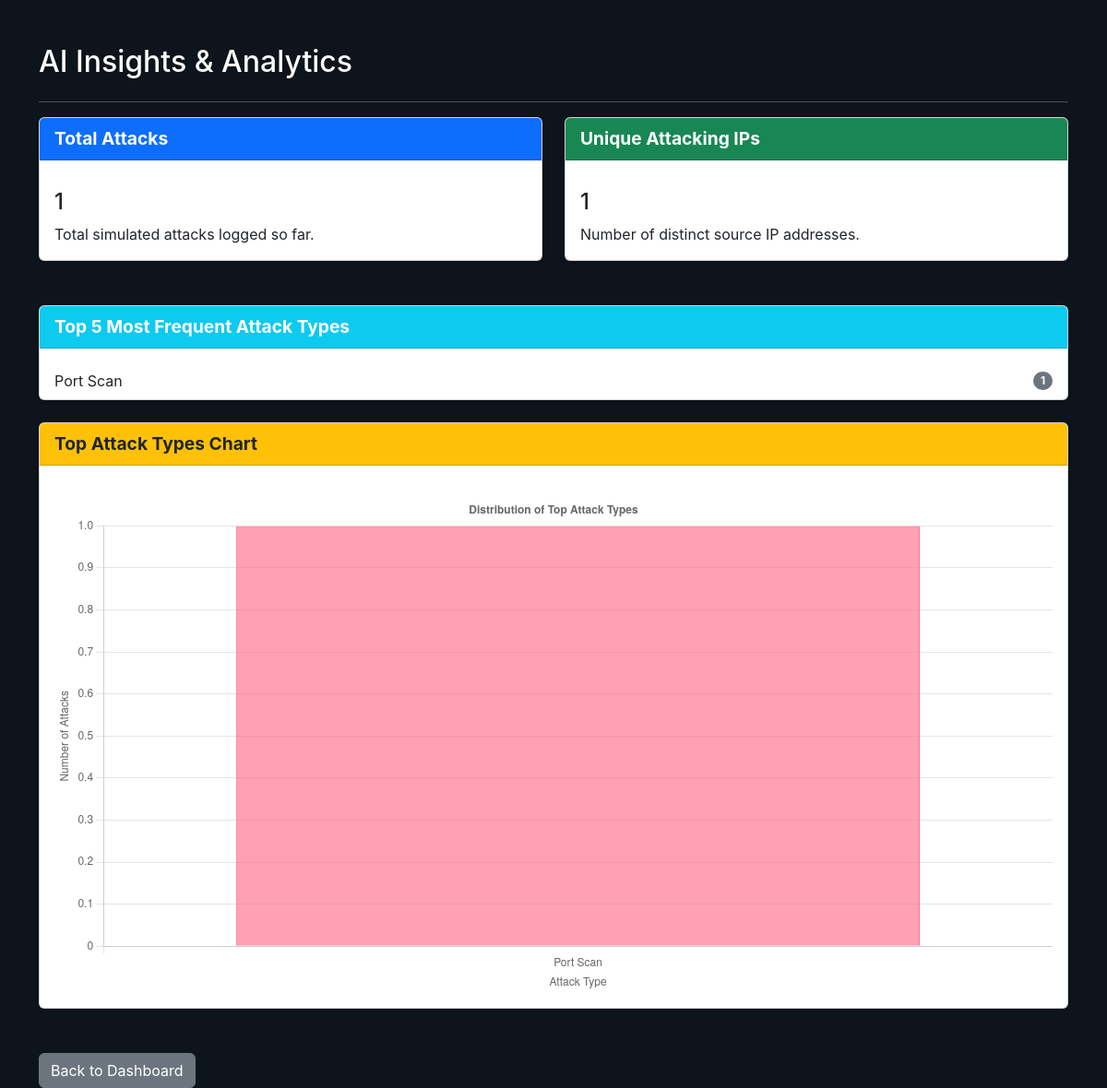
Before: /ai_panel (signed in) with the older database file.
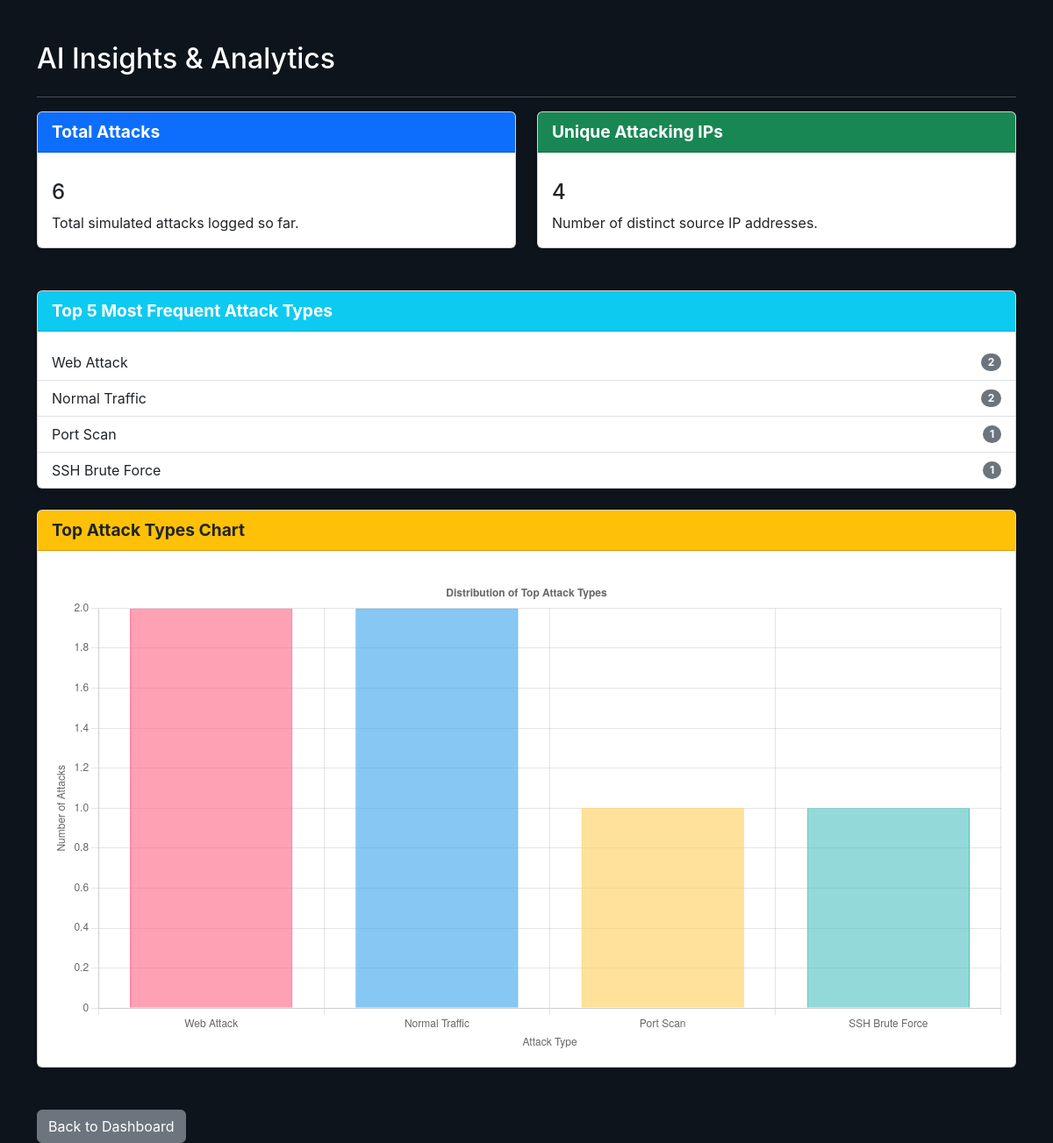
After: the same page with the newer database file.
### models.py (models this page shows, shortened)
class Attack(db.Model):
    __tablename__ = 'attacks'
    id = db.Column(db.Integer, primary_key=True)
    ip = db.Column(db.String(45), nullable=False)
    timestamp = db.Column(db.DateTime, default=datetime.utcnow)
    type = db.Column(db.String(100), nullable=False)
    payload = db.Column(db.Text)
    user_agent = db.Column(db.String(255))
    scanned_path = db.Column(db.String(255))
    honeypot_name = db.Column(db.String(100)) # Consider making this nullable=False if always required
    honeypot_type = db.Column(db.String(50)) # Consider making this nullable=False if always required
    latitude = db.Column(db.Float, nullable=True)
    longitude = db.Column(db.Float, nullable=True)
    country = db.Column(db.String(100), nullable=True)
    city = db.Column(db.String(100), nullable=True)
    honeypot_id = db.Column(db.Integer, db.ForeignKey('honeypots.id'), nullable=True) # Keep this one
    honeypot = db.relationship('Honeypot', back_populates='attacks') # Keep this one
    is_threat = db.Column(db.Boolean, nullable=False, server_default='0')
    is_anomaly = db.Column(db.Boolean, nullable=False, server_default='0')
    threat_level = db.Column(db.String(50), default="low")
    threat_intel = db.Column(db.JSON, nullable=True) # Store reputation data as JSON (or Text for SQLite)
    request_path_length = db.Column(db.Integer, nullable=True)
    http_method_encoded = db.Column(db.Integer, nullable=True)
    is_sql_injection_pattern = db.Column(db.Boolean, default=False, nullable=True)
    is_xss_pattern = db.Column(db.Boolean, default=False, nullable=True)
    is_dir_trav_pattern = db.Column(db.Boolean, default=False, nullable=True)
    hour_of_day = db.Column(db.Integer, nullable=True)
    day_of_week = db.Column(db.Integer, nullable=True)

### app.py (the view)
@app.route('/ai_panel')
@login_required
def ai_panel():
    attack_logs = Attack.query.all()
    attack_type_counts = {}
    for log in attack_logs:
        attack_type_counts[log.type] = attack_type_counts.get(log.type, 0) + 1
    sorted_attack_types = sorted(attack_type_counts.items(), key=lambda item: item[1], reverse=True)
    top_attack_types = sorted_attack_types[:5]
    unique_ips = len(set(log.ip for log in attack_logs))
    total_attacks = len(attack_logs)
    top_attack_labels = [item[0] for item in top_attack_types] # e.g., ['SQL Injection', 'Port Scan']
    top_attack_data = [item[1] for item in top_attack_types]   # e.g., [15, 10]
    return render_template(
        'ai_panel.html',
        top_attack_types=top_attack_types, # Keep this for the list if you want both
        unique_ips=unique_ips,
        total_attacks=total_attacks,
        top_attack_labels=json.dumps(top_attack_labels), # Pass as JSON string
        top_attack_data=json.dumps(top_attack_data)     # Pass as JSON string
    )

### app.py (called while the page is built)
@login_manager.user_loader
def load_user(user_id):
    return User.query.get(int(user_id))

### templates/ai_panel.html (shortened to what this page needs)
{% extends "base.html" %}
{% block content %}
<div class="container mt-5">
    <h2 class="mb-4">AI Insights & Analytics</h2>
    <hr>
    <div class="row">
        <div class="col-md-6 mb-4">
            <div class="card shadow-sm">
                <div class="card-header bg-primary text-white">
                    Total Attacks
                </div>
                <div class="card-body">
                    <h4 class="card-title">{{ total_attacks }}</h4>
                    <p class="card-text">Total simulated attacks logged so far.</p>
                </div>
            </div>
        </div>
        <div class="col-md-6 mb-4">
            <div class="card shadow-sm">
                <div class="card-header bg-success text-white">
                    Unique Attacking IPs
                </div>
                <div class="card-body">
                    <h4 class="card-title">{{ unique_ips }}</h4>
                    <p class="card-text">Number of distinct source IP addresses.</p>
                </div>
            </div>
        </div>
    </div>
    <div class="row mt-4">
        <div class="col-md-12">
            <div class="card shadow-sm">
                <div class="card-header bg-info text-white">
                    Top 5 Most Frequent Attack Types
                </div>
                <ul class="list-group list-group-flush">
                    {% if top_attack_types %}
                        {% for attack_type, count in top_attack_types %}
                            <li class="list-group-item d-flex justify-content-between align-items-center">
                                {{ attack_type }}
                                <span class="badge bg-secondary rounded-pill">{{ count }}</span>
                            </li>
                        {% endfor %}
                    {% else %}
                        <li class="list-group-item">No attack data to display yet.</li>
                    {% endif %}
                </ul>
            </div>
        </div>
    </div>
    <div class="row mt-4">
        <div class="col-md-12">
            <div class="card shadow-sm">
                <div class="card-header bg-warning text-dark">
                    Top Attack Types Chart
                </div>
                <div class="card-body">
                    <canvas id="attackTypeChart"></canvas>
                </div>
            </div>
        </div>
    </div>
    <a href="{{ url_for('dashboard') }}" class="btn btn-secondary mt-5">Back to Dashboard</a>
</div>
{% endblock %}
{% block scripts %}
<script>
    // Get data passed from Flask (which are JSON strings, so parse them)
    const topAttackLabels = JSON.parse('{{ top_attack_labels | safe }}');
    const topAttackData = JSON.parse('{{ top_attack_data | safe }}');
    // Get the canvas element
    const ctx = document.getElementById('attackTypeChart').getContext('2d');
    // Create the bar chart
    new Chart(ctx, {
        type: 'bar', // Type of chart
        data: {
            labels: topAttackLabels, // Attack type names
            datasets: [{
                label: 'Number of Attacks',
                data: topAttackData, // Attack counts
                backgroundColor: [ // Customize colors
                    'rgba(255, 99, 132, 0.6)',
                    'rgba(54, 162, 235, 0.6)',
                    'rgba(255, 206, 86, 0.6)',
                    'rgba(75, 192, 192, 0.6)',
                    'rgba(153, 102, 255, 0.6)',
                ],
                borderColor: [ // Border colors
                    'rgba(255, 99, 132, 1)',
                    'rgba(54, 162, 235, 1)',
                    'rgba(255, 206, 86, 1)',
                    'rgba(75, 192, 192, 1)',
                    'rgba(153, 102, 255, 1)',
                ],
                borderWidth: 1
            }]
        },
        options: {
            responsive: true,
            scales: {
                y: {
                    beginAtZero: true,
                    title: {
                        display: true,
                        text: 'Number of Attacks'
                    }
                },
                x: {
                    title: {
                        display: true,
                        text: 'Attack Type'
                    }
                }
            },
            plugins: {
                legend: {
                    display: false // No need for legend in a simple bar chart
                },
                title: {
                    display: true,
                    text: 'Distribution of Top Attack Types'
                }
            }
        }
    });
</script>
{% endblock %}

### templates/base.html (shortened to what this page needs)
<!DOCTYPE html>
<html lang="en">
<head>
    <link href="https://cdn.jsdelivr.net/npm/bootstrap@5.3.0/dist/css/bootstrap.min.css" rel="stylesheet">
    <link rel="stylesheet" href="{{ url_for('static', filename='css/style.css') }}">
</head>
<body>
    {% block content %}{% endblock %}
    {% block scripts %}{% endblock %}
</body>
</html>

### static/css/style.css (style rules this page uses)
:root { --primary-color: #007bff; --secondary-color: #6c757d; --success-color: #28a745; --danger-color: #dc3545; --info-color: #17a2b8; --warning-color: #ffc107; --dark-bg: #0e141b; --card-bg: #1d2630; --sidebar-bg: #111820; --text-color: #ffffff; --light-text-color: #a0aec0; --border-color: #2d3748; --hover-bg: #2d3748; --sidebar-width: 240px; }
* { box-sizing: border-box; margin: 0; padding: 0; font-family: 'Inter', sans-serif; }
body { background-color: var(--dark-bg); color: var(--text-color); display: flex; min-height: 100vh; overflow-x: hidden; }
.card-header { margin-bottom: 15px; font-size: 1.2em; font-weight: bold; color: var(--primary-color); }

Changed rows visible on the page:
added Attack: type "Web Attack", id "2"
added Attack: type "Normal Traffic", count "2"
added Attack: type "SSH Brute Force", count "1"
Other visible differences:
{{ total_attacks }}: "1" → "6"
{{ unique_ips }}: "1" → "4"
chart data {{ top_attack_labels | safe }}: ["Port Scan"] → ["Web Attack", "Normal Traffic", "Port Scan", "SSH Brute Force"]
chart data {{ top_attack_data | safe }}: [1] → [2, 2, 1, 1]
